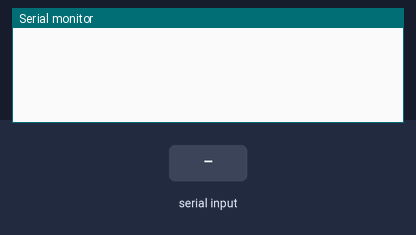
Bench run of a sketch on a simulated Arduino Uno, built with avr-gcc and run on an emulated ATmega328P. Shown: the last lines printed to the serial monitor. The test bench sets the inputs (shaded band).

Above: at 1.2 s.
1.3 s: byte 30 received over Serial
At 2.1 s:
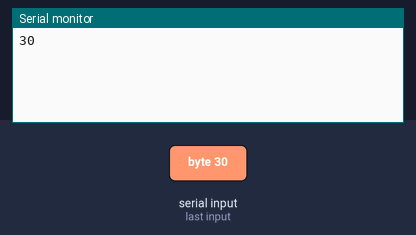
3.8 s: byte 90 received over Serial
At 5.1 s:
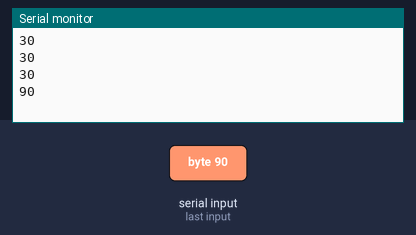
5.3 s: byte 120 received over Serial
At 5.8 s:
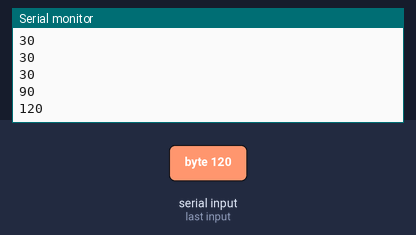
Timing chart, 0 to 8.3 s (numbered marks = the images above; inputs shaded):
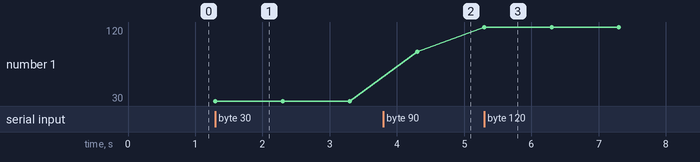

The sketch:

arduino_sketch.ino
```cpp
int servo = 1;
int data = 48;

void setup() {
  // put your setup code here, to run once:
  pinMode(servo, OUTPUT);
  Serial.begin(9600);
  while(!Serial);
}

void loop() {
  if(Serial.available() > 0){
    data = Serial.read();
  }

  if (data != 48) {
    Serial.println(data);
    analogWrite(servo, 255);
    delay(1000);
  }
  else {
    analogWrite(servo, 0);
  }
}
```

Measured:
- after the input at 1.3 s, the serial monitor: prints a new line at once (image 1)
- after the input at 3.8 s, the serial monitor: prints a new line after 0.50 s (image 2)
- after the input at 5.3 s, the serial monitor: prints a new line at once (image 3)
- plotted number 1: 30 → 90 after the input at 3.8 s, 90 → 120 after the input at 5.3 s
